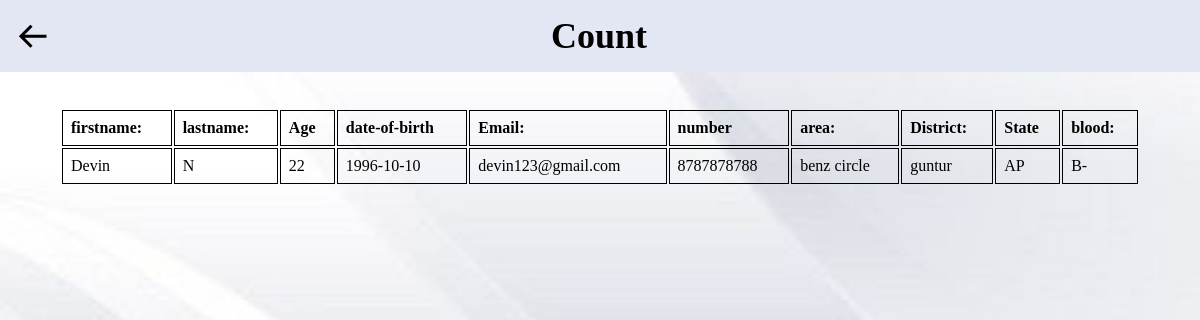
/patient_B-.php, run on the app's committed database.
### tables this page shows
CREATE TABLE patient_register
(
    id INT PRIMARY KEY AUTO_INCREMENT,
    firstname VARCHAR(50) NOT NULL,
    lastname VARCHAR(50) NOT NULL,
    age INT,
    dob DATE,
    email VARCHAR(50),
    num VARCHAR(20),
    area VARCHAR(20),
    district VARCHAR(20),
    state VARCHAR(20),
    blood ENUM('A+','A-','B+','B-','AB+','AB-','O+','O-') 
);

### patient_B-.php (the view, shortened to what this page needs)
<?php
 $con = mysqli_connect("localhost","root","","register1");
        $query="select * from patient_register where blood='B-'";
?>
<!DOCTYPE html>
<html lang="en">
<head>
    <link href='https://unpkg.com/boxicons@2.1.4/css/boxicons.min.css' rel='stylesheet'>
</head>
<body>
<div class="row1">
    <div class="register">
    <i class='bx bx-arrow-back' onclick="window.location.href='patient_count.php'"></i>
        <h2>Count</h2>
    </div>
<br><br>
<div class="row">
    <div class="col-md-8">
        <form action="">
            <table>
            <tr>
                <th>firstname:</th>
                <th>lastname:</th>
                <th>Age</th>
                <th>date-of-birth</th>
                <th>Email:</th>
                <th>number</th>
                <th>area:</th>
                <th>District:</th>
                <th>State</th>
                <th>blood:</th>
            </tr>
            <?php
               $query_run=mysqli_query( $con, $query );
               while($row= mysqli_fetch_assoc($query_run)){
                $firstname=$row["firstname"];
                $lastname=$row["lastname"];
                $age=$row["age"];
                $dob=$row["dob"];
                $email=$row["email"];
                $num=$row["num"];
                $area=$row["area"];
                $district = $row['district'];
                $state= $row['state'];
                $blood=$row["blood"];
            ?>
                    <tr>
                        <td><?php echo $firstname;?></td>
                        <td><?php echo $lastname;?></td>
                        <td><?php echo $age;?></td>
                        <td><?php echo $dob;?></td>
                        <td><?php echo $email;?></td>
                        <td><?php echo $num;?></td>
                        <td><?php echo $area;?></td>
                        <td><?php echo $district;?></td>
                        <td><?php echo $state;?></td>
                        <td><?php echo $blood;?></td>
                    </tr>
            <?php
            }
            ?>
        </table>
        </form>
    </div>
   </div>
</body>
</html>

### patient_B-.php (style rules this page uses)
* { margin: 0; padding: 0; text-decoration: none; list-style: none; }
body { background-image: url("img/back1.jpg"); background-size: cover; background-repeat: no-repeat; }
.row1 .register { display: flex; align-items: center; background-color: #E3E6F3; padding: 15px; }
.row1 .register h2 { font-size: 36px; margin: 0; }
.row1 .register i.bx { margin-right: 500px; cursor: pointer; font-size: 36px; right: 10px; left: 10px; }
.row .col-md-8 table { width: 90%; margin: auto; }
.row .col-md-8 th, td { border: 1px solid; text-align: left; padding: 8px; }

### data on the page
patient_register: firstname "Devin", lastname "N", age "22", dob "1996-10-10", email "devin123@gmail.com", num "8787878788", area "benz circle", district "guntur", state "AP", blood "B-"
